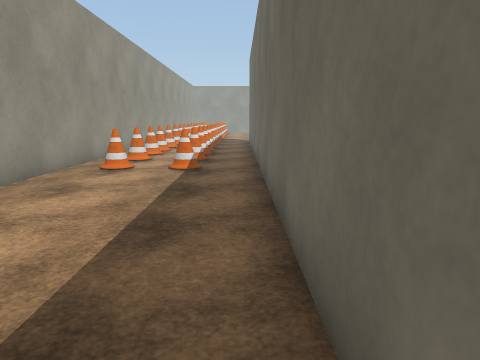
view 1 (above)

20 first-person views from a walk through a 3-D level made in the Unity game engine. The camera is 1.4 m above the floor, tilts 10° down and sees 70° across. The floor is counted in squares, 1 m on a side. Each view is taken from the middle of a square. On the plan, view 1 faces up. The plan holds only what a view shows up to about 15 squares ahead; the rest is blank. The place goes on beyond the plan. Some surface patterns are stand-ins.

view 2
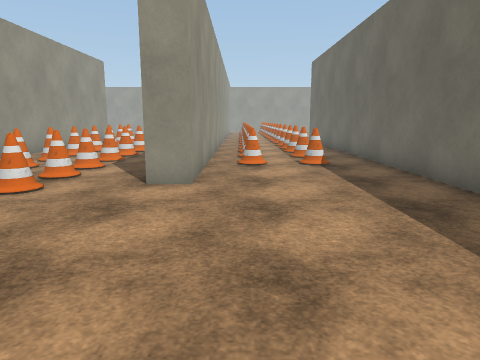

view 3
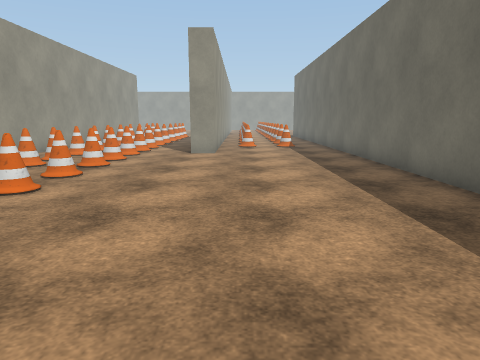

view 4
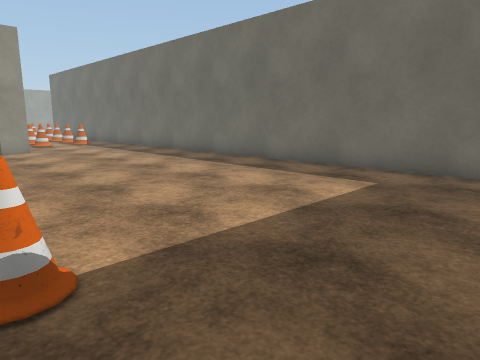

view 5
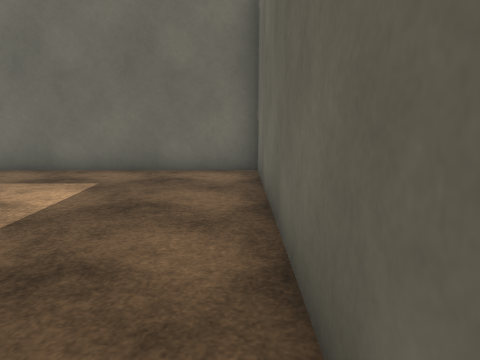

view 6
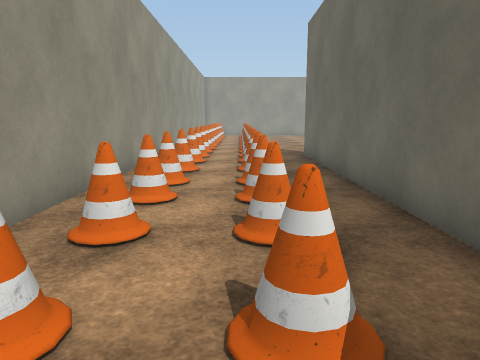

view 7
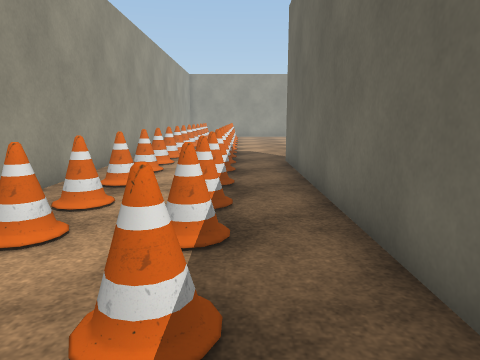

view 8
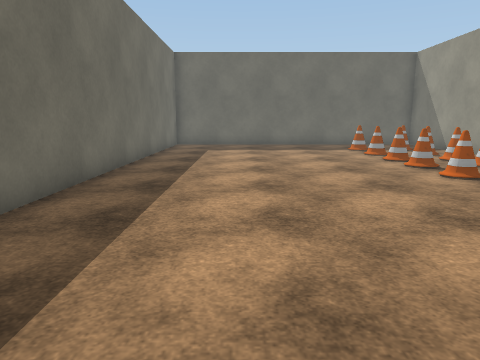

view 9
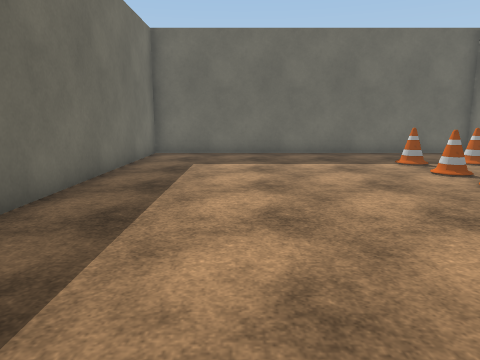

view 10
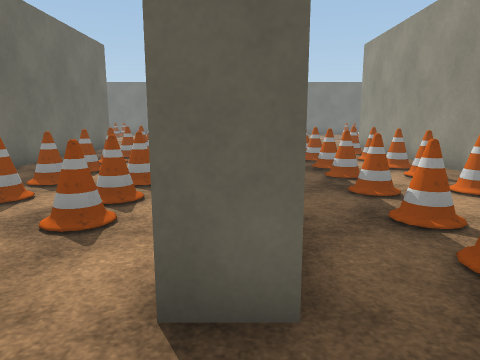

view 11
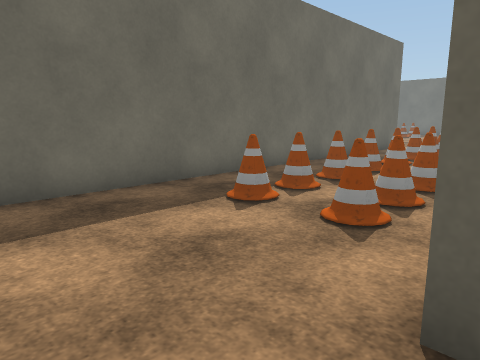

view 12
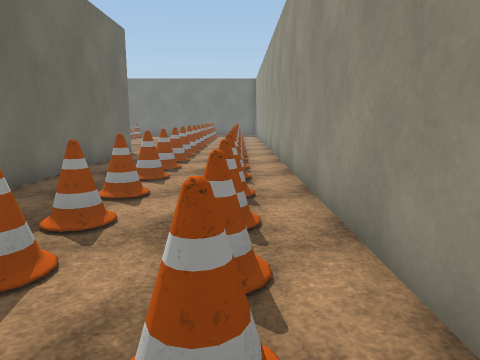

view 13
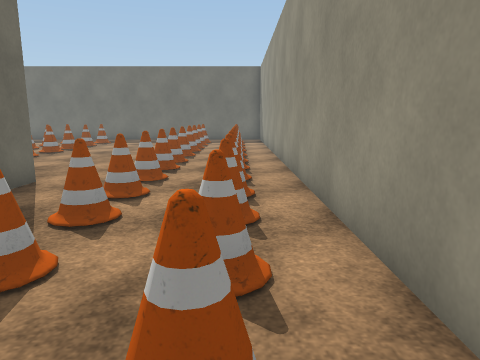

view 14
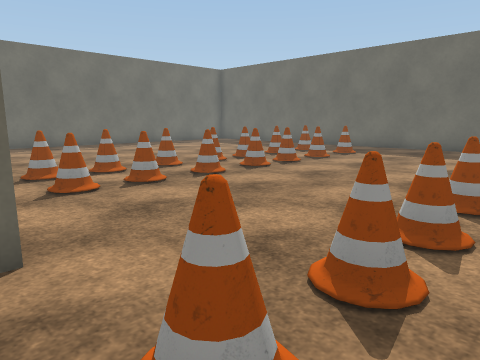

view 15
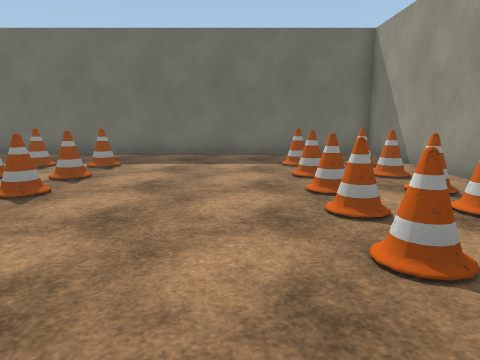

view 16
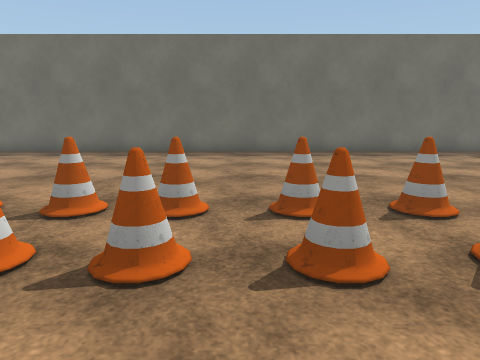

view 17
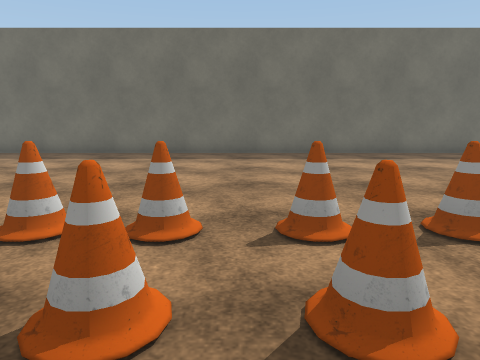

view 18
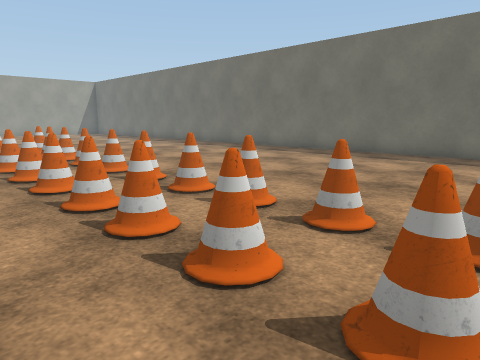

view 19
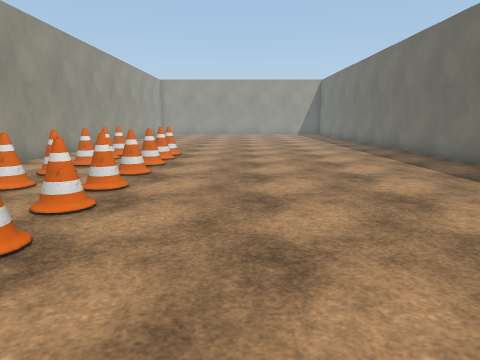

view 20
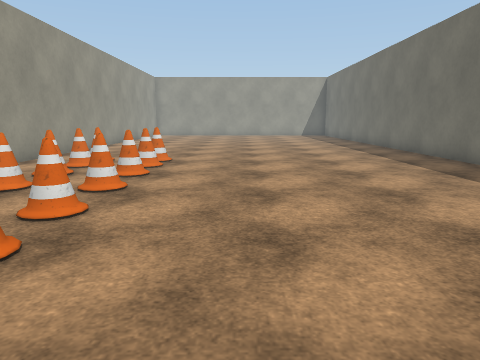

### Floor plan
Points are (right, up) in squares from view 1. A wall is a line through its corners. A room is listed if a view was taken in it or the views show most of it. See-through windows are left out.
Room 1 (views 1, 2, 3, 4, 5, 6, 7, 8, 9, 10, 11)
walls: (-9.5, -10.5) (0.6, -10.5) (0.6, 21.8) (1.6, 21.8); (-5.1, 24.5) (-5.1, 6.4) (-6.1, 6.4)
ways out: opening at (1.3, 23) to room 2
objects: other object (-9, -7) to (-8, -7); other object (-9, -5) to (-8, -5); other object (-9, -3) to (-8, -3); other object (-9, -1) to (-8, -1); other object (-9, 1) to (-8, 1); other object (-9, 2) to (-8, 3); other object (-9, 4) to (-8, 4); other object (-9, 6) to (-8, 6); other object (-9, 7) to (-8, 8); other object (-9, 9) to (-8, 9); other object (-9, 11) to (-8, 11); other object (-9, 13) to (-8, 13); other object (-4, 10); other object (-4, 12); other object (-4, 14); other object (-4, 15) to (-4, 16); other object (-4, 17) to (-4, 18); other object (-4, 19); other object (-4, 21); other object (-4, 23); other object (-4, 24); other object (-2, 10); other object (-2, 12); other object (-2, 14); other object (-2, 15) to (-2, 16); other object (-2, 17) to (-2, 18); other object (-2, 19); other object (-2, 21); other object (-2, 23); other object (-2, 24)
Room 2 (views 12, 13, 14, 15, 16, 17, 18, 19, 20)
walls: (7.7, 6.2) (7.7, 23); (23.5, 16.6) (23.5, 23.2); (1.6, -3.6) (1.6, -10.5) (17.1, -10.5); (1.6, 19.1) (1.6, -1); (8.7, 23.2) (8.7, 16.5); (23.5, -8.1) (23.5, 12.1)
ways out: opening at (1.3, 23) to room 1
objects: other object (3, -7); other object (3, -5); other object (3, -3); other object (3, -1); other object (3, 1); other object (3, 3); other object (3, 4); other object (3, 6); other object (3, 8); other object (3, 9); other object (3, 11); other object (3, 13); other object (3, 15); other object (3, 16) to (3, 17); other object (3, 18); other object (3, 19) to (3, 20); other object (5, -7); other object (5, -5); other object (5, -3); other object (5, -1); other object (5, 1); other object (5, 3); other object (5, 4); other object (5, 6); other object (5, 8); other object (5, 9); other object (5, 11); other object (5, 13); other object (5, 15); other object (5, 16) to (5, 17); other object (5, 18); other object (5, 19) to (5, 20); other object (11, -7) to (11, -6); other object (11, -4); other object (11, -3) to (11, -2); other object (11, -1); other object (11, 1); other object (11, 3); other object (11, 4) to (11, 5); other object (11, 6); other object (11, 8); other object (11, 9) to (11, 10); other object (11, 11); other object (11, 13); other object (11, 15); other object (11, 17); other object (11, 18); other object (11, 20); other object (13, -7) to (13, -6); other object (13, -4); other object (13, -3) to (13, -2); other object (13, -1); other object (13, 1); other object (13, 3); other object (13, 4) to (13, 5); other object (13, 6); other object (13, 8); other object (13, 9) to (13, 10); other object (13, 11); other object (13, 13); other object (13, 15); other object (13, 17); other object (13, 18); other object (13, 20)

Positions as (right, up) in squares from view 1, and headings:
1: (0, 0), facing up
2: (-4, -1), facing up
3: (-4, -8), facing up
4: (-9, -10), facing up-right
5: (-9, -10), facing right
6: (-2, 8), facing up
7: (-1, 10), facing up
8: (-3, 9), facing down
9: (-3, 4), facing down
10: (1, 24), facing down
11: (1, 24), facing down-right
12: (3, 21), facing down
13: (3, 14), facing down
14: (4, 7), facing down-right
15: (7, 4), facing down
16: (8, 2), facing right
17: (9, 2), facing right
18: (9, 4), facing up-right
19: (16, 6), facing up
20: (16, 8), facing up
